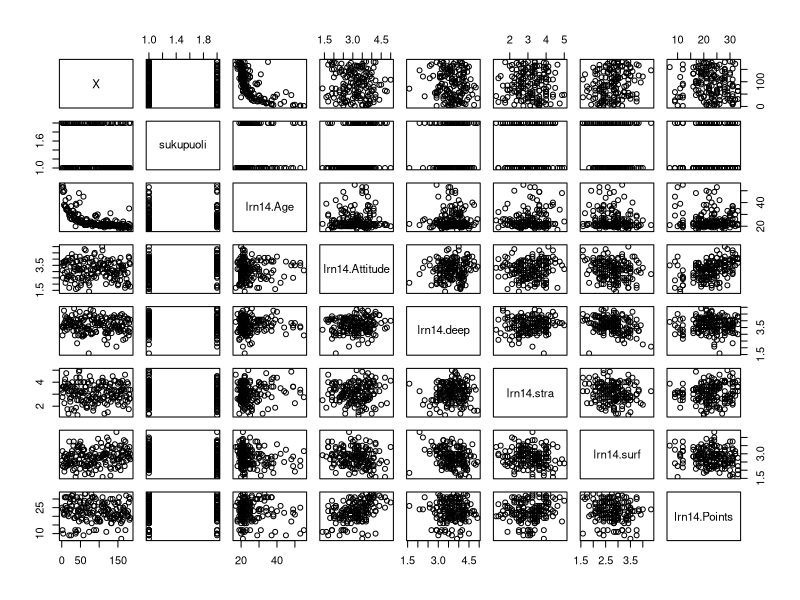
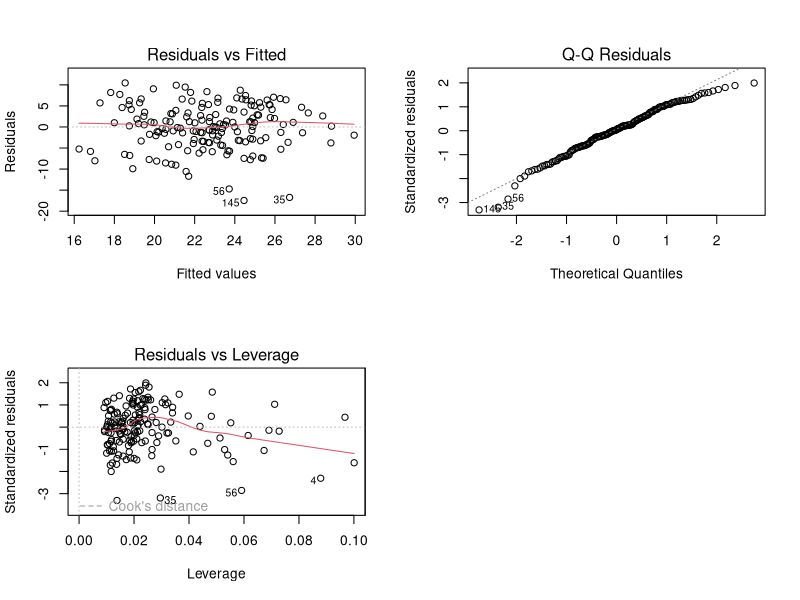

Source code (R) for these figures, in order:
## ---- chunk 1
date()

#1. 
heididata <- read.table("data/heidindata.csv", sep=",", header=TRUE)
#Explore the structure and the dimensions of the data 
str(heididata)
dim(heididata)
#The dataset "heididata" includes 8 variables and 166 observations. 
#It is a subdata of an international survey of Approaches to Learning, which has been collected 3.12.2014 - 10.1.2015. The variables included in the  "heididata" are gender, age, attitude, deep learning, strategic learning, surface learning, points and a running variable X.

#2. Graphical overview
plot(heididata)
summary(heididata)
#The age of the respondents is between 17 and 55;  attitude approximately 1,4 - 5,0; deep learning approximately 1.6 - 4,9; strategic learning approximately 1,3 - 5,0; surface learning approximately 1,6 - 4,3 and points 7 - 33. 

# 3. My regression model explains the target (dependent) variable, exam points, with gender, age and attitude. 
my_regression <- lm(lrn14.Points ~ sukupuoli + lrn14.Age + lrn14.Attitude , data = heididata)
#Print out a summary of my regression model
summary(my_regression)
#The regression model explains the target (dependent) variable, exam points, with gender, strategic learning and attitude. Attitude has a statistically significant relationship with Points, but gender and age do not. 

#Running the regression again with just attitude as the explanatory variable and print out a summary of the regression model:
my_regression2 <- lm(lrn14.Points ~ lrn14.Attitude , data = heididata)
summary(my_regression2)

#4. Since gender and age did not have a statistically significant effect, I will analyze the summary of the my_regression2 with attitude as the explanatory variable. 

#The coefficient is 3.5255, meaning that when the explanatory variable (attitude) moves one unit, the target variable moves 3.5255 units. One unit better attitude, should result in 3.5255 more points! 

#The multiple R squared of the model is 0.1906. This means that approximately 19.1% the variation in points is explained by the variation in attitude. 

#5.

# In linear regression model we need to assume linearity as well as that the errors are normally distributed, the errors are not correlated, the errors have constant variance, the size of a given error does not depend on the explanatory variables. 

# A boxplot or probability plot of the residuals can be useful in checking for symmetry and specifically the normality of the error terms in the regression model. 

#Plotting the **residuals against the fitted values** of the response variable. If the variability of the residuals appears to increase with the size of the fitted values, a transformation of the response variable prior to fitting is indicated.
 
# the **QQ-plot of the residuals** provides a method to explore the assumption that the errors are normally distributed.

# **Residuals vs. leverage plot** can help identify which observations have an unusually high impact.

# I am using the linear model object "my_regression" with several explanatory variables that was created earlier

#Let's place the following 4 graphics to the same plot:
par(mfrow = c(2,2))

#Calling the plot function with 1 (Residuals vs Fitted values), 2 (Normal QQ-plot) & 5 (Residuals vs Leverage). 
plot(my_regression,which=c(1,2,5)) 

#**Residuals vs. fitted values** looks pretty much what is looked for to confirm that the fitted model is appropriate. Seems that assumption of constant variance is justified.

#In the **QQ plot of the residuals** there is a small dip in the beginning and in the end which might cause a small worry for the the assumption that the errors are normally distributed.

#**Residuals vs. leverage** does not look very balanced. Some observations have an unusually large impact,
